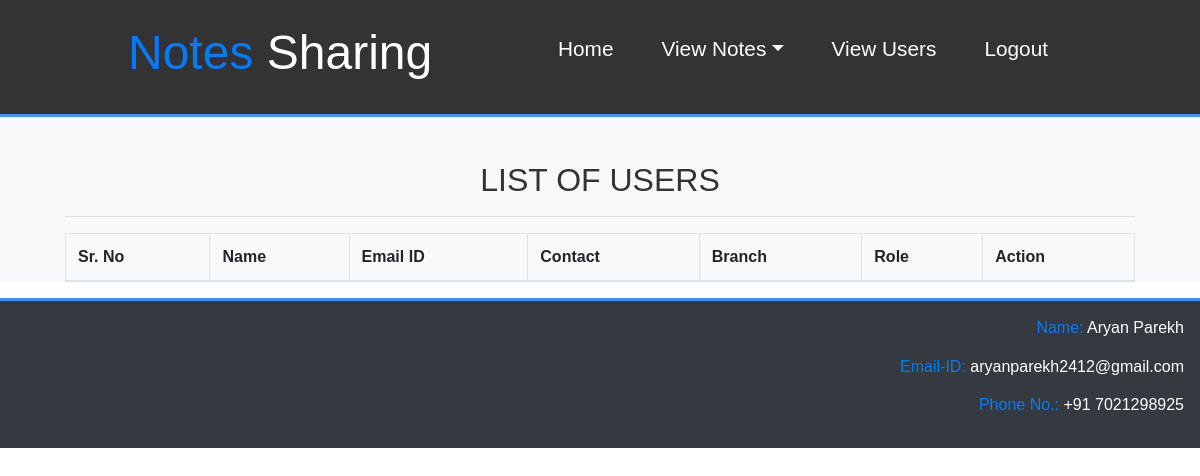
Before: /viewusers/ (signed in) with the older database file.
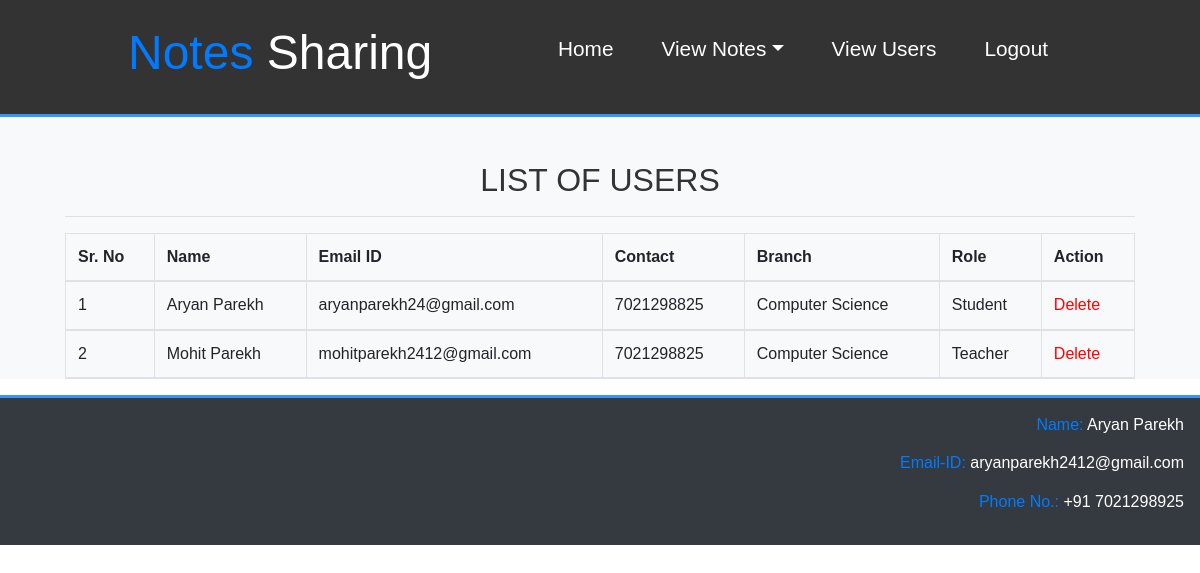
After: the same page with the newer database file.
### notes/models.py (models this page shows, shortened)
class Signup(models.Model):
    user = models.ForeignKey(User,on_delete=models.CASCADE)
    contact = models.CharField(max_length=10)
    branch = models.CharField(max_length=30)
    role = models.CharField(max_length=15)

### notes/views.py (the view)
# urls.py: path('viewusers/',viewusers,name="viewusers"),
def viewusers(request):
    if not request.user.is_authenticated:
        return redirect('adminlogin')
    users = Signup.objects.all()
    d={'users':users}
    return render(request,'viewusers.html',d)

### notes/templates/viewusers.html
{% extends 'adminnavigation.html' %}
{% load static %}
{% block admin_body %}
<section id="signup">
  <div class="bg-light">
    <br><br>
    <div class="container">
      <h2 class="text-center">LIST OF USERS</h2>
      <hr>
      <table class="table table-bordered" id=mytable>
        <thead>
          <tr>
            <th>Sr. No</th>
            <th>Name</th>
            <th>Email ID</th>
            <th>Contact</th>
            <th>Branch</th>
            <th>Role</th>
            <th>Action</th>
          </tr>
          {% for i in users %}
          <tr>
            <td>{{forloop.counter}}</td>
            <td style='text-transform:capitalize;'>{{i.user.first_name}} {{i.user.last_name}}</td>
            <td>{{i.user.username}}</td>
            <td>{{i.contact}}</td>
            <td>{{i.branch}}</td>
            <td>{{i.role}}</td>
            <td><a href="{% url 'deleteusers' i.user.id %}" style='color:red;' onclick="return confirm('Are you sure?')">Delete</a></td>
          </tr>
          {% endfor %}
        </thead>
      </table>
    </div>
  </div>
</section>
{% endblock %}

Changed rows visible on the page:
added Signup: user.first_name "Aryan", user.last_name "Parekh", user.username "aryanparekh24@gmail.com", contact "7021298825", branch "Computer Science", role "Student"
added Signup: user.first_name "Mohit", user.last_name "Parekh", user.username "mohitparekh2412@gmail.com", contact "7021298825", branch "Computer Science", role "Teacher"
